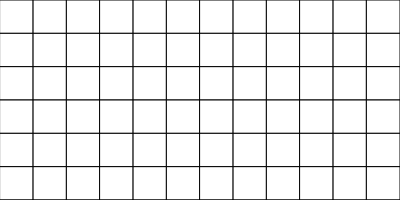
Frame 1 (no input)
Frame 60 (no input): identical to frame 1, image omitted
Frame 120 (the mouse pressed at the canvas centre since frame 60): identical to frame 1, image omitted

The p5.js sketch that drew this single still picture (run headless with seeded random() and noise() and a simulated clock; from frame 60 on, the mouse is pressed at the canvas centre):

// p5.js sketch
// ── sketch.js
let size = {width: 400, height: 200};

function setup() {
    createCanvas(size.width, size.height);
}

function creategrid(number) {
    fill(255);
    
    let width = size.width / number; 
    for(let i = 0; i < number; i++) {
        for(let j = 0; j < number; j++) {
            square(i * width, j*width, width);
        }
    }
}
function draw() {

    background(220);
    creategrid(12);
}
